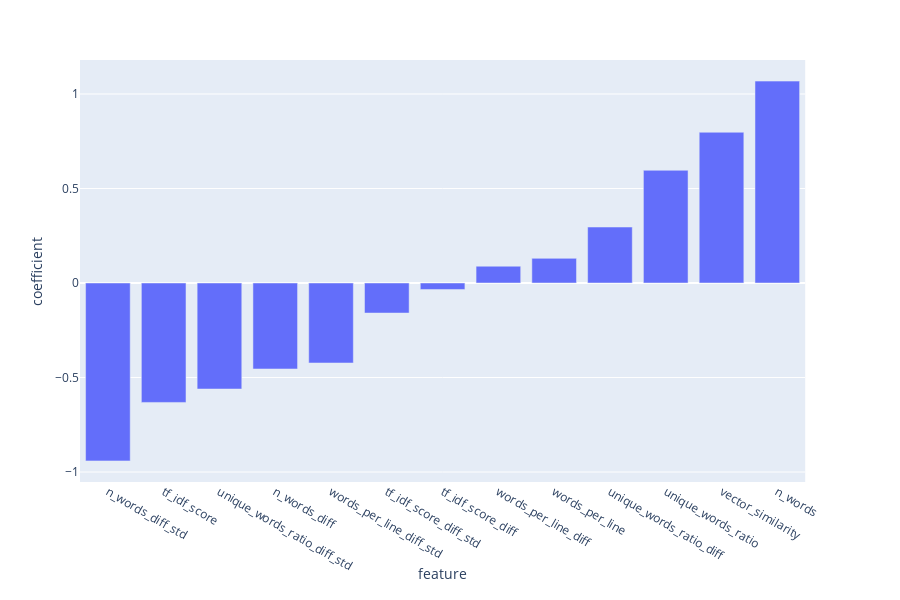

This figure's notebook cell:
### Code cell
feature_importance_df = pd.DataFrame({'feature': feature_org+feature_abs, 'coefficient':pipeline['clf'].coef_[0]})

px.bar(feature_importance_df.sort_values('coefficient'), x='feature', y='coefficient')

### Figure 1 — Plotly figure (JSON) as saved in the notebook; plotly's stock layout.template omitted (floating-point values rounded to 4 significant figures)
{"data": [{"alignmentgroup": "True", "hoverlabel": {"namelength": 0}, "hovertemplate": "feature=%{x}<br>coefficient=%{y}", "legendgroup": "", "marker": {"color": "#636efa"}, "name": "", "offsetgroup": "", "orientation": "v", "showlegend": false, "textposition": "auto", "type": "bar", "x": ["n_words_diff_std", "tf_idf_score", "unique_words_ratio_diff_std", "n_words_diff", "words_per_line_diff_std", "tf_idf_score_diff_std", "tf_idf_score_diff", "words_per_line_diff", "words_per_line", "unique_words_ratio_diff", "unique_words_ratio", "vector_similarity", "n_words"], "xaxis": "x", "y": [-0.9411, -0.6318, -0.5609, -0.4548, -0.4232, -0.159, -0.03422, 0.08885, 0.1303, 0.2961, 0.5963, 0.7975, 1.068], "yaxis": "y"}], "layout": {"barmode": "relative", "height": 600, "legend": {"tracegroupgap": 0}, "margin": {"t": 60}, "xaxis": {"anchor": "y", "domain": [0, 0.98], "title": {"text": "feature"}}, "yaxis": {"anchor": "x", "domain": [0, 1], "title": {"text": "coefficient"}}}}
